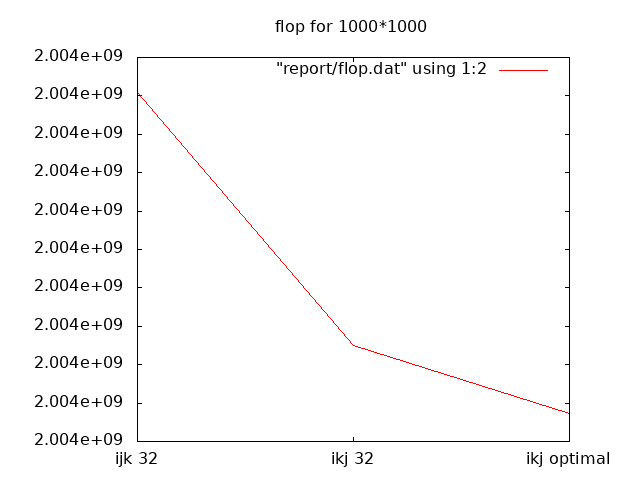

The script that saved this image:
set terminal png
set output "report/flop.png"
set xtics ("ijk 32" 0, "ikj 32" 1,"ikj optimal" 2)
set title "flop for 1000*1000"
plot "report/flop.dat" using 1:2 with lines
